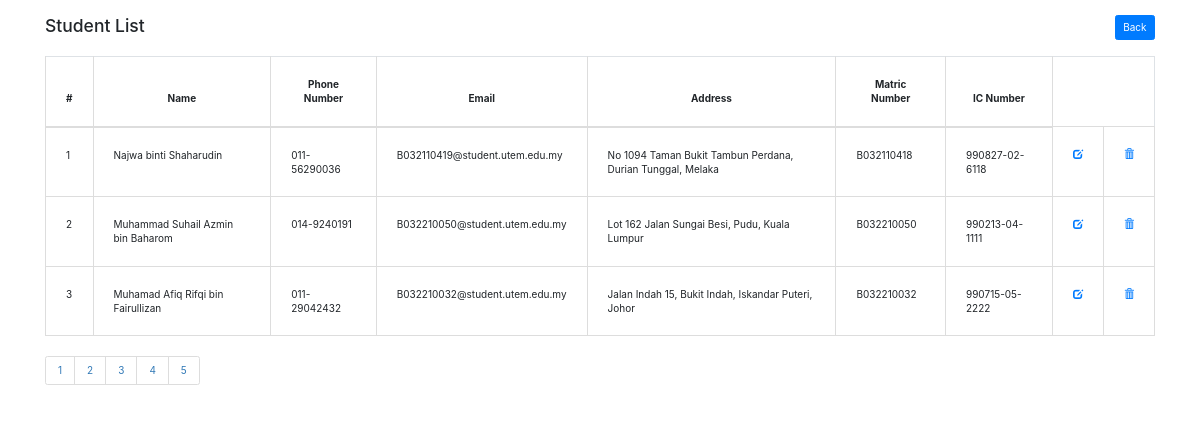
The app's page /student-rental-management-system/view_studentList.php with its own data.
### tables this page shows
CREATE TABLE `student` (
  `id` int(11) NOT NULL,
  `name` varchar(255) NOT NULL,
  `username` varchar(255) NOT NULL,
  `password` varchar(255) NOT NULL,
  `phone_num` varchar(255) NOT NULL,
  `email` varchar(255) NOT NULL,
  `address` varchar(255) NOT NULL,
  `matricNo` varchar(255) NOT NULL,
  `ic_no` varchar(255) NOT NULL
);

### student-rental-management-system/view_studentList.php (the view, shortened to what this page needs)
<!DOCTYPE html>
<html lang="en">
<head>
    <link rel="stylesheet" href="assets/css/style.css">
    <link rel="stylesheet" href="https://maxcdn.bootstrapcdn.com/bootstrap/3.3.7/css/bootstrap.min.css">
    <link rel="stylesheet" type="text/css" href="assets/css/bootstrap.min.css">
    <link rel="stylesheet" type="text/css" href="assets/css/font-awesome.css">
</head>
<body>
    <div class="container">
        <header class="d-flex justify-content-between my-4">
            <div class="text-center">
                <h3>Student List</h3>
            </div>
            <div>
                <a href="admin_dashboard.php" class="btn btn-primary">Back</a>
            </div>
            </header>
        <table class="table table-bordered">
        <thead>
            <tr>
                <th>#</th>
                <th style="text-align:center">Name</th>
                <th style="text-align:center">Phone Number</th>
                <th style="text-align:center">Email</th>
                <th style="text-align:center">Address</th>
                <th style="text-align:center">Matric Number</th>
                <th style="text-align:center">IC Number</th>
            </tr>
        </thead>
        <tbody>
        <?php
        include('database.php');
        $results_per_page = 3;
        if (!isset($_GET['page'])) {
            $page = 1;
        } else {
            $page = $_GET['page'];
        }
        $start_index = ($page -1) * $results_per_page;
        $sqlSelect = "SELECT * FROM student LIMIT $start_index, $results_per_page";
        $result = mysqli_query($conn,$sqlSelect);
        while ($row = mysqli_fetch_assoc($result)) {
            echo "<tr>";
            echo "<td style='text-align: left;'>{$row['id']}</td>";
            echo "<td style='text-align: left;'>{$row['name']}</td>";
            echo "<td style='text-align: left;'>{$row['phone_num']}</td>";
            echo "<td style='text-align: left;'>{$row['email']}</td>";
            echo "<td style='text-align: left;'>{$row['address']}</td>";
            echo "<td style='text-align: left;'>{$row['matricNo']}</td>";
            echo "<td style='text-align: left;'>{$row['ic_no']}</td>";
            echo "<td><a href='edit_student.php?id={$row['id']}'><span class='glyphicon glyphicon-edit'></span></a><br></td>";
            echo "<td><a href='delete_student.php?id={$row['id']}'><span class='glyphicon glyphicon-trash'></span></a><br></td>";
            echo "</tr>";
        }
        ?>
         </tbody>
      </table>
        <?php
         $sqlCount = "SELECT COUNT(*) AS total FROM student";
         $resultCount = mysqli_query($conn, $sqlCount);
         $row = mysqli_fetch_assoc($resultCount);
         $total_pages = ceil($row['total'] / $results_per_page);
         echo '<div class="text-center">';
         echo '<ul class="pagination">';
         for ($i = 1; $i <= $total_pages; $i++) {
             echo '<li class="page-item"><a class="page-link" href="?page=' . $i . '">' . $i . '</a></li>';
         }
         echo '</ul>';
         echo '</div>';
        ?>
    </div>
</body>
</html>

### student-rental-management-system/assets/css/style.css (style rules this page uses)
html, body, div, span, applet, object, iframe, h1, h2, h3, h4, h5, h6, p, blockquote, div pre, a, abbr, acronym, address, big, cite, code, del, dfn, em, font, img, ins, kbd, q, s, samp, small, strike, strong, sub, sup, tt, var, b, u, i, center, dl, dt, dd, ol, ul, li, figure, header, nav, section, article, aside, footer, figcaption { margin: 0; padding: 0; border: 0; outline: 0; }
ul, li { padding: 0; margin: 0; list-style: none; }
header, nav, section, article, aside, footer, hgroup { display: block; }
* { box-sizing: border-box; }
html, body { font-family: 'Poppins', sans-serif; font-weight: 400; background-color: #fff; font-size: 16px; -ms-text-size-adjust: 100%; -webkit-font-smoothing: antialiased; -moz-osx-font-smoothing: grayscale; }
a { text-decoration: none !important; }
h1, h2, h3, h4, h5, h6 { margin-top: 0px; margin-bottom: 0px; }
ul { margin-bottom: 0px; }
html, body { background: #fff; font-family: 'Poppins', sans-serif; }
.btn-primary { border-color: #ed563b; background-color: #ed563b; }
a { color: #ed563b; }
table td, table th { vertical-align:middle; text-align:right; padding:20px!important; }

### records on screen
student: id "1", name "Najwa binti Shaharudin", phone_num "011-56290036", email "B032110419@student.utem.edu.my", address "No 1094 Taman Bukit Tambun Perdana, Durian Tunggal, Melaka", matricNo "B032110418", ic_no "990827-02-6118"
student: id "2", name "Muhammad Suhail Azmin bin Baharom", phone_num "014-9240191", email "B032210050@student.utem.edu.my", address "Lot 162 Jalan Sungai Besi, Pudu, Kuala Lumpur", matricNo "B032210050", ic_no "990213-04-1111"
student: id "3", name "Muhamad Afiq Rifqi bin Fairullizan", phone_num "011-29042432", email "B032210032@student.utem.edu.my", address "Jalan Indah 15, Bukit Indah, Iskandar Puteri, Johor", matricNo "B032210032", ic_no "990715-05-2222"
